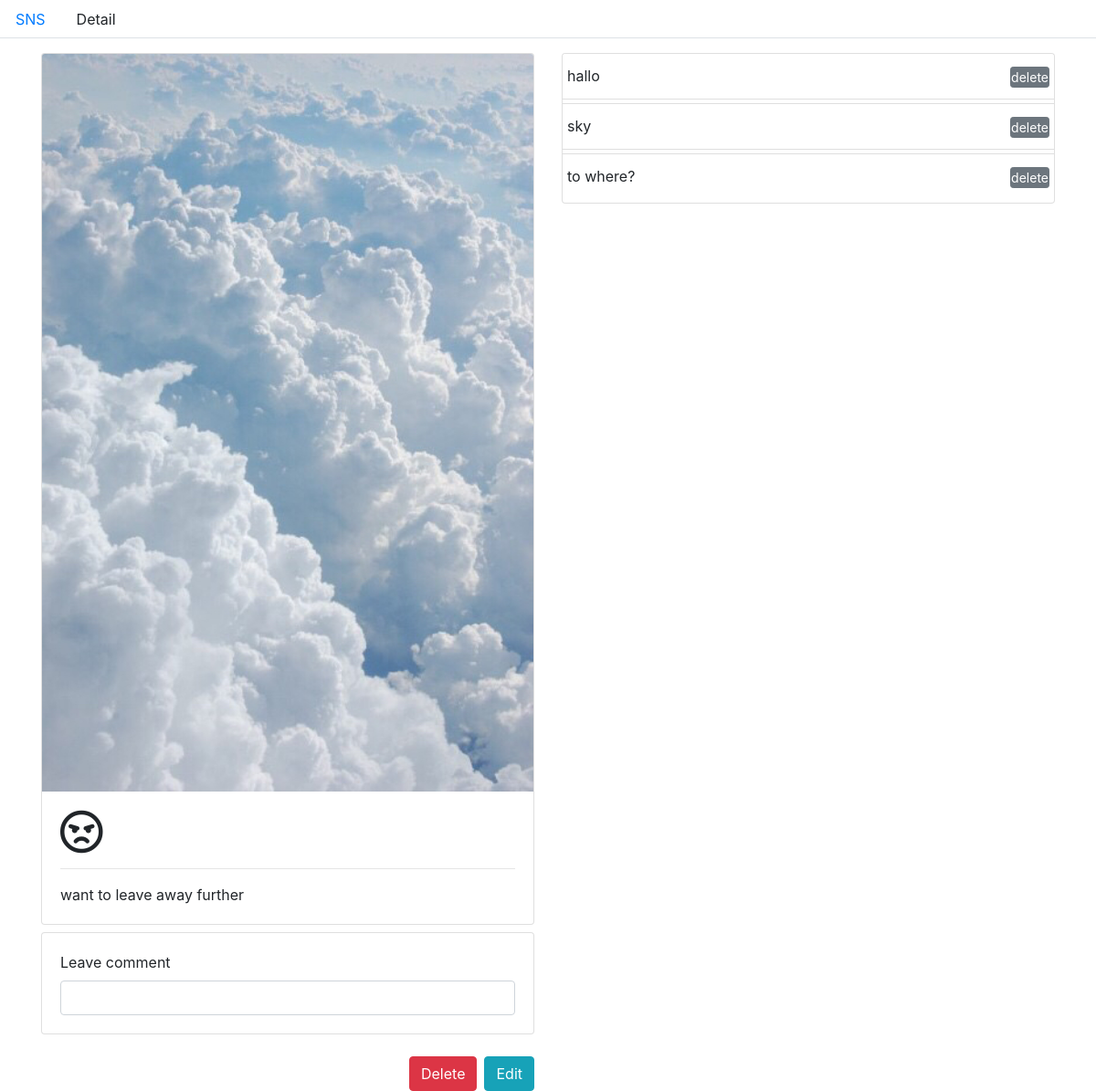
Page /sns/19/ on the committed database.
### sns/models.py (models this page shows, shortened)
class Posting (models.Model):
    content = models.CharField(max_length=500)
    icon = models.CharField(max_length=20, default="fas fa-question")
    image = models.ImageField(blank=True)
    created_at = models.DateTimeField(auto_now_add=True)
    updated_at = models.DateTimeField(auto_now=True)

class Comment(models.Model):
    posting = models.ForeignKey(Posting, on_delete=models.CASCADE)
    content = models.CharField(max_length=200)
    created_at = models.DateTimeField(auto_now_add=True)
    updated_at = models.DateTimeField(auto_now=True)

### sns/views.py (the view)
# urls.py: path('<int:posting_id>/', views.posting_detail, name="posting_detail"),
def posting_detail(request, posting_id):
    posting = get_object_or_404(Posting, id=posting_id)
    comments = posting.comment_set.all()
    return render(request, 'sns/detail.html', {'posting': posting, 'comments':comments})

### sns/templates/sns/detail.html (shortened to what this page needs)
{% extends 'sns/base.html' %}
{% block body %}
    <div class="row mt-3">
        <div class="col-12 col-md-6">
            <div class="card">
                {% if posting.image %}
                    <img src="{{ posting.image.url }}" alt="{{ posting.image }}" class="card-img-top">
                {% else %}
                   <img src="http://lorempixel.com/400/200/" alt="lorempixel" class="card-img-top">
                {%  endif %}
                <div class="card-body">
                    <i class="{{ posting.icon }} fa-3x"></i>
                    <hr>
                    <p class="card-text">{{ posting.content }}</p>
                </div>
            </div>
            <div class="card mt-2">
                <div class="card-body">
                    <form action="{% url 'sns:create_comment' posting.id %}" method="POST">
                        <label for="comment">Leave comment</label>
                        <input type="text" name="comment" id="comment" class="form-control" autofocus>
                    </form>
                </div>
            </div>
            <div class="btn-group mt-4 d-flex justify-content-end" role="group">
                <form method="POST" action="{% url 'sns:delete_posting' posting.id %}">
                    <input class="btn btn-danger" type="submit" value="Delete">
                </form>
                <a href="{% url 'sns:edit_posting' posting.id %}"><button class="btn btn-info ml-2">Edit</button></a>
            </div>
        </div>
        <div class="col-12 col-md-6">
            <div class="card">
                <ul class="list-group list-group-flush">
                    {% if comments %}
                        {% for comment in comments %}
                            <li class="list-group-item mb-1">
                            <div class="row justify-content-between">
                                <span class="align-middle">{{ comment.content }}</span>
                                <form action="{% url 'sns:delete_comment' posting.id comment.id %}" method="POST">
                                    <input type="submit" class="btn p-0 btn-secondary btn-sm" value="delete">
                                </form>
                            </div>
                            </li>
                        {% endfor %}
                    {% else %}
                        <li class="list-group-item mb-1">No comments yet..</li>
                    {% endif %}
                </ul>
            </div>
        </div>
    </div>
{% endblock %}

### rows in the picture
Posting: image (picture), content "want to leave away further"
Comment: content "hallo"
Comment: content "sky"
Comment: content "to where?"
